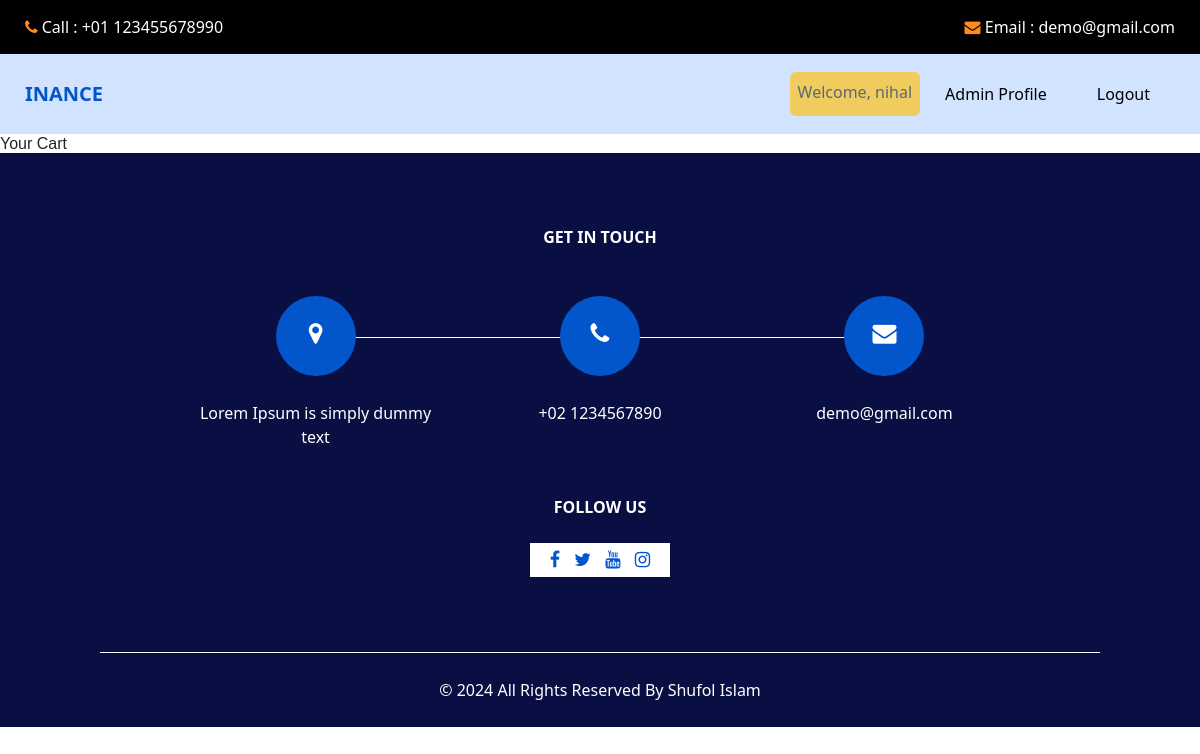
The page /cart/show_cart (signed in) on the database as committed earlier.
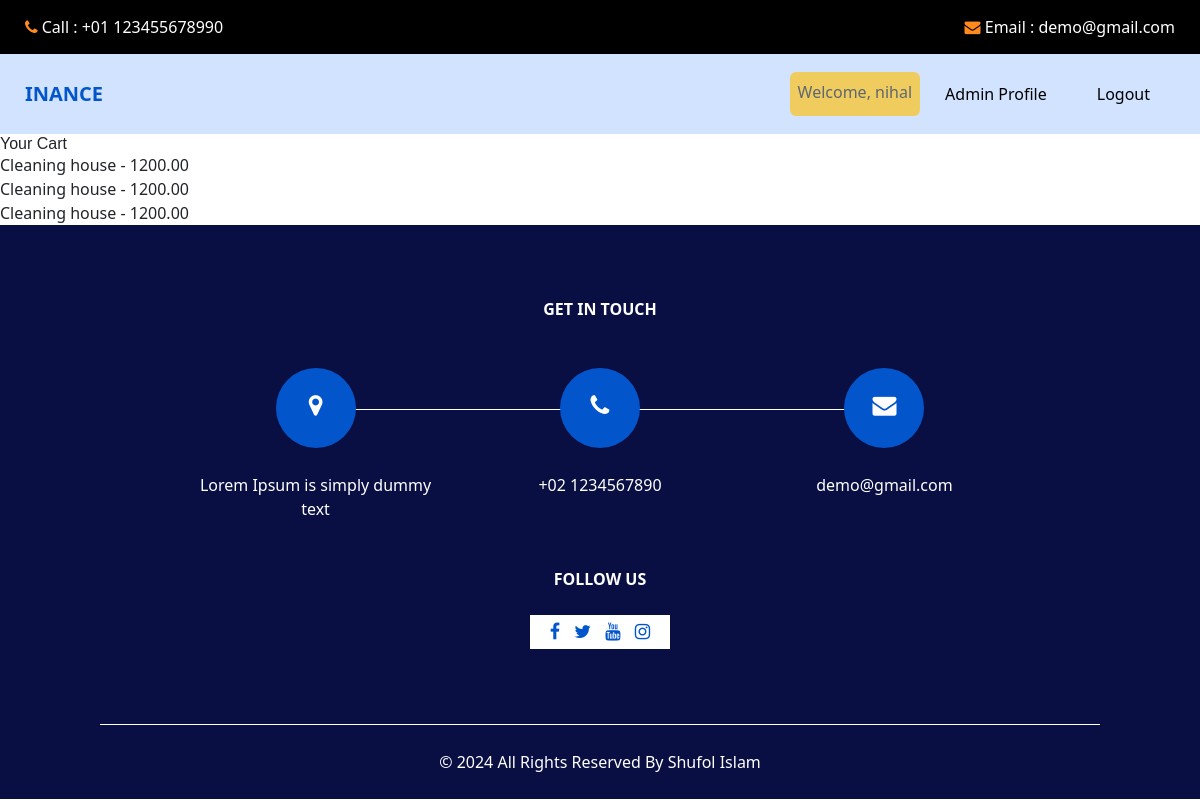
The same page on the database as committed later.
### core/models.py (models this page shows)
class User(AbstractUser):
    is_admin = models.BooleanField('Is admin', default = False)
    is_client = models.BooleanField('Is Client', default=False)
    profile_picture = models.ImageField(upload_to='uploads/', default=1)

### cart/models.py (models this page shows)
class CartItems(models.Model):
    cart = models.ForeignKey(Cart, on_delete=models.CASCADE, related_name='cart_items')
    service = models.ForeignKey(Services, on_delete=models.SET_NULL, null=True, blank = True)

### services/models.py (models this page shows)
class Services(models.Model):
    service_name = models.CharField(max_length = 100)
    description = models.TextField()
    price = models.DecimalField(max_digits = 10, decimal_places = 2)
    image = models.ImageField( upload_to='uploads/')
    def __str__(self):
        return self.service_name
    class Meta:
        verbose_name_plural = "Services"

### cart/views.py (the view)
# urls.py: path('show_cart', views.show_cart, name='show_cart')
def show_cart(request):
    user = request.user
    cart_items = CartItems.objects.filter(cart__user=user, cart__is_paid=False)
    return render(request, 'show_cart.html', {'cart_items': cart_items})

### cart/templates/show_cart.html
{% extends "base.html" %}
{% block content %}
<h1>Your Cart</h1>
<ul>
    {% for cart_item in cart_items %}
        <li>{{ cart_item.service }} - {{ cart_item.service.price }}</li>
    {% endfor %}
</ul>
{% endblock content %}

### templates/base.html (shortened to what this page needs)
{% load static %}
<!DOCTYPE html>
<html lang="en">
<head>
  <link rel="stylesheet" type="text/css" href="https://cdnjs.cloudflare.com/ajax/libs/OwlCarousel2/2.3.4/assets/owl.carousel.min.css" />
  <link rel="stylesheet" type="text/css" href={% static "css/bootstrap.css" %} />
  <link rel="stylesheet" type="text/css" href={% static "css/font-awesome.min.css" %} />
  <link href={% static "css/style.css" %} rel="stylesheet" />
  <link href={% static "css/responsive.css" %} rel="stylesheet" />
  <link href="https://cdn.jsdelivr.net/npm/bootstrap@5.3.2/dist/css/bootstrap.min.css" rel="stylesheet">
  <link href="https://unpkg.com/tailwindcss@^1.0/dist/tailwind.min.css" rel="stylesheet">
</head>
<body>
  <div  class="hero_area">
        <header class="header_section">
          <div class="header_top">
            <div class="container-fluid">
              <div class="contact_nav">
                <a href="">
                  <i class="fa fa-phone" aria-hidden="true"></i>
                  <span>
                    Call : +01 123455678990
                  </span>
                </a>
                <a href="">
                  <i class="fa fa-envelope" aria-hidden="true"></i>
                  <span>
                    Email : demo@gmail.com
                  </span>
                </a>
              </div>
            </div>
          </div>
          <div class="header_bottom">
            <div class="container-fluid">
              <nav class="navbar navbar-expand-lg custom_nav-container ">
                <a class="navbar-brand" href={% url "home" %}>
                  <span>
                    Inance
                  </span>
                <div class="collapse navbar-collapse" id="navbarSupportedContent">
                  <ul class="navbar-nav ">
                    {% if request.user.is_authenticated %}
                      <div class="nav-link btn btn-warning text-dark disabled">Welcome, {{ request.user.first_name }}</div>
                      <li class="nav-item">
                        <a class="nav-link" href='{% url "profile" %}'>
                          {% if request.user.is_admin %} Admin {% endif %}
                          Profile</a>
                      </li>
                      <li class="nav-item">
                        <a class="nav-link" href='{% url "userLogout" %}'>Logout</a>
                      </li>
                        {% endif %}
                  </ul>
                </div>
              </nav>
            </div>
          </div>
        </header>
  </div>
      {% block content %}
      {% endblock content %}
    <section class="info_section ">
      <div class="container">
        <h4>
          Get In Touch
        </h4>
        <div class="row">
          <div class="col-lg-10 mx-auto">
            <div class="info_items">
              <div class="row">
                <div class="col-md-4">
                  <a href="">
                    <div class="item ">
                      <div class="img-box ">
                        <i class="fa fa-map-marker" aria-hidden="true"></i>
                      </div>
                      <p>
                        Lorem Ipsum is simply dummy text
                      </p>
                    </div>
                  </a>
                </div>
                <div class="col-md-4">
                  <a href="">
                    <div class="item ">
                      <div class="img-box ">
                        <i class="fa fa-phone" aria-hidden="true"></i>
                      </div>
                      <p>
                        +02 1234567890
                      </p>
                    </div>
                  </a>
                </div>
                <div class="col-md-4">
                  <a href="">
                    <div class="item ">
                      <div class="img-box">
                        <i class="fa fa-envelope" aria-hidden="true"></i>
                      </div>
                      <p>
                        demo@gmail.com
                      </p>
                    </div>
                  </a>
                </div>
              </div>
            </div>
          </div>
        </div>
      </div>
      <div class="social-box">
        <h4>
          Follow Us
        </h4>
        <div class="box">
          <a href="">
            <i class="fa fa-facebook" aria-hidden="true"></i>
          </a>
          <a href="">
            <i class="fa fa-twitter" aria-hidden="true"></i>
          </a>
          <a href="">
            <i class="fa fa-youtube" aria-hidden="true"></i>
          </a>
          <a href="">
            <i class="fa fa-instagram" aria-hidden="true"></i>
          </a>
        </div>
      </div>
    </section>
    <footer class="footer_section">
      <div class="container">
        <p>
          &copy; <span id="displayDateYear"></span> All Rights Reserved By
          Shufol Islam
        </p>
      </div>
    </footer>
</body>
</html>

### static/css/style.css (style rules this page uses)
body { font-family: 'Lato', sans-serif; color: #040000; }
h1, h2 { font-family: 'Merriweather Sans', sans-serif; }
a, a:hover, a:focus { text-decoration: none; }
.hero_area { position: relative; background-color: #d1e3ff; }
.header_section .container-fluid { padding-right: 25px; padding-left: 25px; }
.header_section .header_top { padding: 15px 0; background-color: #000000; }
.header_section .header_top .contact_nav { display: -webkit-box; display: -ms-flexbox; display: flex; -webkit-box-pack: justify; -ms-flex-pack: justify; justify-content: space-between; }
.header_section .header_top .contact_nav a { color: #ffffff; }
.header_section .header_top .contact_nav a i { color: #ff8a1d; }
.header_section .header_bottom { padding: 10px 0; }
.navbar-brand { padding: 0; margin: 0; color: #000000; font-weight: bold; font-size: 24px; font-weight: bold; }
.navbar-brand span { color: #0355cc; text-transform: uppercase; }
.custom_nav-container { padding: 0; }
.custom_nav-container .navbar-nav { margin-left: auto; }
.custom_nav-container .navbar-nav .nav-item .nav-link { padding: 10px 25px; color: #000000; text-align: center; }
.info_section { padding: 75px 0; background-color: #0a0f43; text-align: center; color: #fff; }
.info_section h4 { text-transform: uppercase; font-weight: bold; margin-bottom: 25px; }
.info_section .social-box { display: -webkit-box; display: -ms-flexbox; display: flex; -webkit-box-orient: vertical; -webkit-box-direction: normal; -ms-flex-direction: column; flex-direction: column; -webkit-box-align: center; -ms-flex-align: center; align-items: center; margin-top: 25px; }
.info_section .social-box .box { background-color: #ffffff; padding: 5px 15px; }
.info_section a { margin: 0 5px; color: #0355cc; }
.info_section a i { font-size: 18px; }
.info_items a { position: relative; }
.info_items .item { display: -webkit-box; display: -ms-flexbox; display: flex; -webkit-box-orient: vertical; -webkit-box-direction: normal; -ms-flex-direction: column; flex-direction: column; -webkit-box-align: center; -ms-flex-align: center; align-items: center; text-align: center; }
.info_items .item .img-box { width: 80px; height: 80px; border-radius: 100%; background-color: #ffffff; background-repeat: no-repeat; background-position: center; text-align: center; line-height: 80px; background-color: #0355cc; color: #ffffff; }
.info_items .item .img-box i { font-size: 24px; }
.info_items .item p { margin-top: 25px; color: #fff; margin-bottom: 0; background-color: #0a0f43; }
.info_items { position: relative; }
.info_items::before { content: ""; position: absolute; top: 65px; width: 75%; height: 1px; background-color: #fff; left: 50%; -webkit-transform: translateX(-50%); transform: translateX(-50%); }
.footer_section { background-color: #0a0f43; }
.footer_section p { margin: 0; padding: 25px 0; color: #ffffff; text-align: center; border-top: 0.8px solid #ffffff; }

### static/css/responsive.css (style rules this page uses)
@media (min-width: 1200px) { .container { max-width: 1170px; } }

Rows that differ between the two databases and show on the page:
added CartItems: service "Cleaning house", service.price "1200.00"
added CartItems: service "Cleaning house", service.price "1200.00"
added CartItems: service "Cleaning house", service.price "1200.00"
